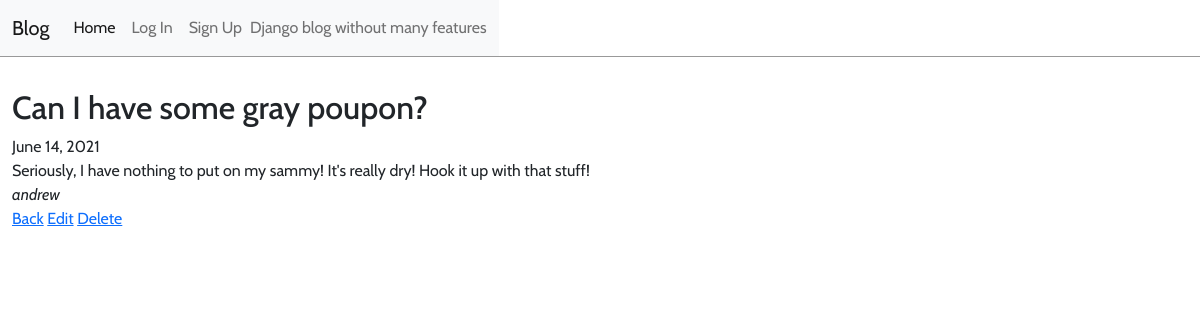
Screenshot of /post/9/ with the database file from the repository.
### blog/models.py (models this page shows, shortened)
class Post(models.Model):
    title = models.CharField(max_length=200)
    author = models.ForeignKey('auth.User', on_delete=models.CASCADE)
    body = models.TextField()
    date = models.DateField(auto_now=True)

### blog/views.py (the view)
# urls.py: path('post/<int:pk>/', BlogDetailView.as_view(), name='post_detail'),
class BlogDetailView(DetailView):
    model = Post
    template_name = 'post_detail.html'

### templates/post_detail.html
{% extends 'base.html' %}
{% block content %}
<div class="post-entry">
    <article class='article-body'>
        <div class="post-detail-header"><h2>{{ post.title }}</h2><span>{{ post.date }}</span></div>
        <p>{{ post.body }}</p>
        <span class="detail-author"><em>{{ post.author }}</em></span>
    </article>
    <div class="edit-view-links">
        <a href="{% url 'home' %}">Back</a>
        <a href="{% url 'post_edit' post.pk %}">Edit</a>
        <a href="{% url 'post_delete' post.pk %}">Delete</a>
    </div>
</div>
{% endblock content %}

### static/css/base.css (style rules this page uses)
body { font-family: 'Cabin', sans-serif; }
.post-entry h2 { margin-bottom: 2rem; }
.post-entry h2 { margin: 0.5rem 0; }
.post-entry p { margin:0; font-weight: 400; }

### rows the page displays
Post: title "Can I have some gray poupon?", date "June 14, 2021", body "Seriously, I have nothing to put on my sammy! It's really dry! Hook it up with that stuff!", author "andrew"
